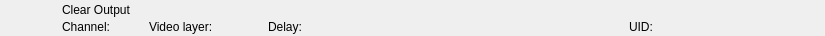
<?xml version="1.0" encoding="UTF-8"?>
<ui version="4.0">
 <class>RundownClearOutputWidget</class>
 <widget class="QWidget" name="RundownClearOutputWidget">
  <property name="geometry">
   <rect>
    <x>0</x>
    <y>0</y>
    <width>825</width>
    <height>36</height>
   </rect>
  </property>
  <layout class="QHBoxLayout" name="horizontalLayout">
   <property name="spacing">
    <number>0</number>
   </property>
   <property name="margin">
    <number>0</number>
   </property>
   <item>
    <widget class="QFrame" name="frameItem">
     <property name="sizePolicy">
      <sizepolicy hsizetype="Preferred" vsizetype="Fixed">
       <horstretch>0</horstretch>
       <verstretch>0</verstretch>
      </sizepolicy>
     </property>
     <property name="minimumSize">
      <size>
       <width>0</width>
       <height>36</height>
      </size>
     </property>
     <widget class="QLabel" name="labelIcon">
      <property name="geometry">
       <rect>
        <x>22</x>
        <y>2</y>
        <width>32</width>
        <height>32</height>
       </rect>
      </property>
      <property name="text">
       <string/>
      </property>
      <property name="pixmap">
       <pixmap resource="../Widgets.qrc">:/Graphics/Images/Clear.png</pixmap>
      </property>
      <property name="scaledContents">
       <bool>true</bool>
      </property>
     </widget>
     <widget class="QLabel" name="labelChannel">
      <property name="geometry">
       <rect>
        <x>62</x>
        <y>19</y>
        <width>77</width>
        <height>16</height>
       </rect>
      </property>
      <property name="text">
       <string>Channel:</string>
      </property>
     </widget>
     <widget class="QLabel" name="labelLabel">
      <property name="geometry">
       <rect>
        <x>62</x>
        <y>2</y>
        <width>561</width>
        <height>16</height>
       </rect>
      </property>
      <property name="text">
       <string>Clear Output</string>
      </property>
     </widget>
     <widget class="QLabel" name="labelColor">
      <property name="geometry">
       <rect>
        <x>0</x>
        <y>0</y>
        <width>18</width>
        <height>36</height>
       </rect>
      </property>
      <property name="text">
       <string/>
      </property>
     </widget>
     <widget class="QLabel" name="labelGroupColor">
      <property name="geometry">
       <rect>
        <x>0</x>
        <y>0</y>
        <width>6</width>
        <height>36</height>
       </rect>
      </property>
      <property name="text">
       <string/>
      </property>
     </widget>
     <widget class="QLabel" name="labelDevice">
      <property name="geometry">
       <rect>
        <x>360</x>
        <y>19</y>
        <width>260</width>
        <height>16</height>
       </rect>
      </property>
      <property name="text">
       <string></string>
      </property>
     </widget>
     <widget class="QLabel" name="labelDelay">
      <property name="geometry">
       <rect>
        <x>268</x>
        <y>19</y>
        <width>83</width>
        <height>16</height>
       </rect>
      </property>
      <property name="text">
       <string>Delay:</string>
      </property>
     </widget>
     <widget class="QLabel" name="labelVideolayer">
      <property name="geometry">
       <rect>
        <x>149</x>
        <y>19</y>
        <width>110</width>
        <height>16</height>
       </rect>
      </property>
      <property name="text">
       <string>Video layer:</string>
      </property>
     </widget>
     <widget class="QLabel" name="labelRemoteTriggerId">
      <property name="geometry">
       <rect>
        <x>629</x>
        <y>19</y>
        <width>111</width>
        <height>16</height>
       </rect>
      </property>
      <property name="text">
       <string>UID:</string>
      </property>
     </widget>
    </widget>
   </item>
   <item>
    <widget class="QFrame" name="frameStatus">
     <property name="minimumSize">
      <size>
       <width>77</width>
       <height>0</height>
      </size>
     </property>
     <property name="maximumSize">
      <size>
       <width>77</width>
       <height>16777215</height>
      </size>
     </property>
     <widget class="QLabel" name="labelGpiConnected">
      <property name="geometry">
       <rect>
        <x>1</x>
        <y>2</y>
        <width>32</width>
        <height>32</height>
       </rect>
      </property>
      <property name="minimumSize">
       <size>
        <width>32</width>
        <height>32</height>
       </size>
      </property>
      <property name="maximumSize">
       <size>
        <width>32</width>
        <height>32</height>
       </size>
      </property>
      <property name="lineWidth">
       <number>0</number>
      </property>
      <property name="text">
       <string/>
      </property>
      <property name="pixmap">
       <pixmap resource="../Widgets.qrc">:/Graphics/Images/GpiConnected.png</pixmap>
      </property>
      <property name="scaledContents">
       <bool>true</bool>
      </property>
     </widget>
     <widget class="QLabel" name="labelDisconnected">
      <property name="geometry">
       <rect>
        <x>32</x>
        <y>2</y>
        <width>32</width>
        <height>32</height>
       </rect>
      </property>
      <property name="minimumSize">
       <size>
        <width>32</width>
        <height>32</height>
       </size>
      </property>
      <property name="maximumSize">
       <size>
        <width>32</width>
        <height>32</height>
       </size>
      </property>
      <property name="text">
       <string/>
      </property>
      <property name="pixmap">
       <pixmap resource="../Widgets.qrc">:/Graphics/Images/Disconnected.png</pixmap>
      </property>
      <property name="scaledContents">
       <bool>true</bool>
      </property>
     </widget>
     <widget class="QLabel" name="labelActiveColor">
      <property name="geometry">
       <rect>
        <x>69</x>
        <y>0</y>
        <width>8</width>
        <height>36</height>
       </rect>
      </property>
      <property name="minimumSize">
       <size>
        <width>8</width>
        <height>36</height>
       </size>
      </property>
      <property name="maximumSize">
       <size>
        <width>8</width>
        <height>36</height>
       </size>
      </property>
      <property name="text">
       <string/>
      </property>
     </widget>
    </widget>
   </item>
  </layout>
 </widget>
 <resources>
  <include location="../Widgets.qrc"/>
 </resources>
 <connections/>
 <slots>
  <slot>addToCombo()</slot>
 </slots>
</ui>
